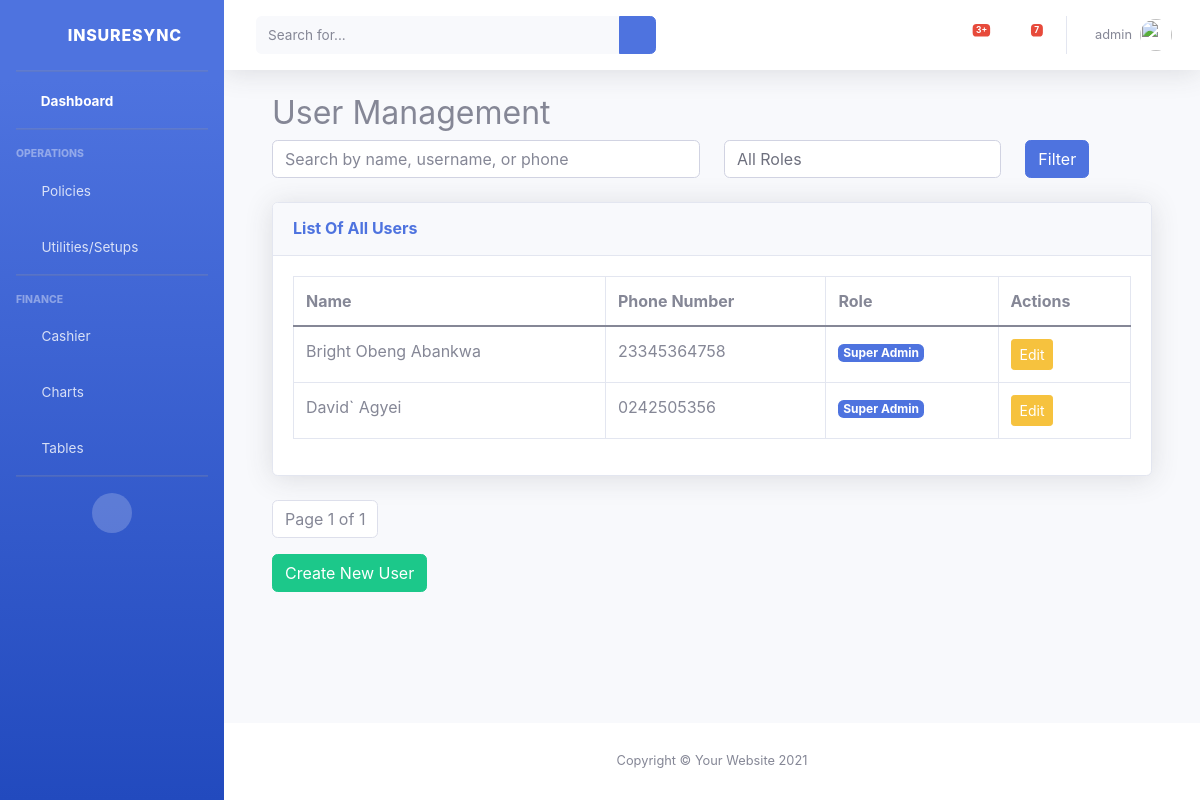
Screenshot of /user-list (signed in) with the database file from the repository.
### users/models.py (models this page shows, shortened)
class UserProfile(models.Model):
    user = models.OneToOneField(User, on_delete=models.CASCADE)
    first_name = models.CharField(max_length=30, blank=True, null=True)
    last_name = models.CharField(max_length=30, blank=True, null=True)
    phone_number = models.CharField(max_length=15, unique=True)
    groups = models.ManyToManyField(
        Group,
        related_name='user_profiles',
        blank=True
    )
    class Meta:
        verbose_name = ("User")
        verbose_name_plural = ("Users")

### users/views.py (the view, shortened to what this page needs)
# urls.py: path('user-list', user_list, name='user_list'),
@user_passes_test(is_admin)
def user_list(request):
    search_query = request.GET.get('search', '')
    group_filter = request.GET.get('group', '')
    users = UserProfile.objects.select_related('user').prefetch_related('groups')
    if group_filter:
        users = users.filter(groups__name=group_filter)
    paginator = Paginator(users, 10)  # 10 users per page
    page_number = request.GET.get('page', 1)
    page_obj = paginator.get_page(page_number)
    groups = Group.objects.all()
    context = {
        'users': page_obj,
        'groups': groups,
        'search_query': search_query,
        'group_filter': group_filter
    }
    return render(request, 'user_list.html', context)

### users/views.py (called while the page is built)
def is_admin(user):
    return user.is_authenticated and user.is_staff

### templates/user_list.html (shortened to what this page needs)
{% extends 'base.html' %}
{% block content %}
<div class="container">
    <h2>User Management</h2>
    <form method="get" class="mb-4">
        <div class="row">
            <div class="col-md-6">
                <input type="text" name="search" class="form-control"
                       placeholder="Search by name, username, or phone"
                       value="{{ search_query }}">
            </div>
            <div class="col-md-4">
                <select name="group" class="form-control">
                    <option value="">All Roles</option>
                </select>
            </div>
            <div class="col-md-2">
                <button type="submit" class="btn btn-primary">Filter</button>
            </div>
        </div>
    </form>
    <div class="card shadow mb-4">
        <div class="card-header py-3">
            <h6 class="m-0 font-weight-bold text-primary">List Of All Users</h6>
        </div>
        <div class="card-body">
            <div class="table-responsive">
                <table class="table table-bordered" id="dataTable" width="100%" cellspacing="0">
                    <thead>
                            <tr>
                                <th>Name</th>
                                <th>Phone Number</th>
                                <th>Role</th>
                                <th>Actions</th>
                            </tr>
                    </thead>
                    <tbody>
                        {% for user_profile in users %}
                        <tr>
                            <td>{{ user_profile.first_name }} {{ user_profile.last_name }} </td>
                            <td>{{ user_profile.phone_number }}</td>
                            <td>{% for group in user_profile.groups.all %}
                                <span class="badge bg-primary">{{ group.name }}</span>
                            {% endfor %}
                        </td>
                            <td>
                                <a href="{% url 'user_update' user_profile.user.id %}" class="btn btn-sm btn-warning">
                                    Edit
                                </a>
                            </td>
                        </tr>
                        {% empty %}
                        <tr>
                            <td colspan="5" class="text-center">No users found.</td>
                        </tr>
                        {% endfor %}
                    </tbody>
                </table>
            </div>
        </div>
    </div>
    <nav>
        <ul class="pagination">
            <li class="page-item disabled">
                <span class="page-link">
                    Page {{ users.number }} of {{ users.paginator.num_pages }}
                </span>
            </li>
        </ul>
    </nav>
    <a href="{% url 'create_user' %}" class="btn btn-success">Create New User</a>
</div>
{% endblock %}

### templates/base.html (shortened to what this page needs)
{% load static %}
<!DOCTYPE html>
<html lang="en">
<head>
    <link href="https://cdn.jsdelivr.net/npm/bootstrap@5.0.2/dist/css/bootstrap.min.css" rel="stylesheet">
    <link rel="stylesheet" href="{% static 'main.css' %}">
    <link href="{% static 'vendor/fontawesome-free/css/all.min.css' %}" rel="stylesheet" type="text/css">
    <link href="{% static 'css/sb-admin-2.min.css' %}" rel="stylesheet">
</head>
    <body id="page-top">
        <div id="wrapper">
            <ul class="navbar-nav bg-gradient-primary sidebar sidebar-dark accordion" id="accordionSidebar">
                <a class="sidebar-brand d-flex align-items-center justify-content-center" href="index.html">
                    <div class="sidebar-brand-icon rotate-n-15">
                        <i class="fas fa-laugh-wink"></i>
                    </div>
                    <div class="sidebar-brand-text mx-3">InsureSync</div>
                </a>
                <hr class="sidebar-divider my-0">
                <li class="nav-item active">
                    <a class="nav-link" href="index.html">
                        <i class="fas fa-fw fa-tachometer-alt"></i>
                        <span>Dashboard</span></a>
                </li>
                <hr class="sidebar-divider">
                <div class="sidebar-heading">
                    Operations
                </div>
                <li class="nav-item">
                    <a class="nav-link collapsed" href="#" data-toggle="collapse" data-target="#collapseTwo"
                        aria-expanded="true" aria-controls="collapseTwo">
                        <i class="fas fa-fw fa-cog"></i>
                        <span>Policies</span>
                    </a>
                </li>
                <li class="nav-item">
                    <a class="nav-link collapsed" href="#" data-toggle="collapse" data-target="#collapseUtilities"
                        aria-expanded="true" aria-controls="collapseUtilities">
                        <i class="fas fa-fw fa-wrench"></i>
                        <span>Utilities/Setups</span>
                    </a>
                </li>
                <hr class="sidebar-divider">
                <div class="sidebar-heading">
                   Finance
                </div>
                <li class="nav-item">
                    <a class="nav-link collapsed" href="#" data-toggle="collapse" data-target="#collapsePages"
                        aria-expanded="true" aria-controls="collapsePages">
                        <i class="fas fa-fw fa-folder"></i>
                        <span>Cashier</span>
                    </a>
                </li>
                <li class="nav-item">
                    <a class="nav-link" href="charts.html">
                        <i class="fas fa-fw fa-chart-area"></i>
                        <span>Charts</span></a>
                </li>
                <li class="nav-item">
                    <a class="nav-link" href="tables.html">
                        <i class="fas fa-fw fa-table"></i>
                        <span>Tables</span></a>
                </li>
                <hr class="sidebar-divider d-none d-md-block">
                <div class="text-center d-none d-md-inline">
                    <button class="rounded-circle border-0" id="sidebarToggle"></button>
                </div>
            </ul>
            <div id="content-wrapper" class="d-flex flex-column">
                <div id="content">
                    <nav class="navbar navbar-expand navbar-light bg-white topbar mb-4 static-top shadow">
                        <form
                            class="d-none d-sm-inline-block form-inline mr-auto ml-md-3 my-2 my-md-0 mw-100 navbar-search">
                            <div class="input-group">
                                <input type="text" class="form-control bg-light border-0 small" placeholder="Search for..."
                                    aria-label="Search" aria-describedby="basic-addon2">
                                <div class="input-group-append">
                                    <button class="btn btn-primary" type="button">
                                        <i class="fas fa-search fa-sm"></i>
                                    </button>
                                </div>
                            </div>
                        </form>
                        <ul class="navbar-nav ml-auto">
                            <li class="nav-item dropdown no-arrow mx-1">
                                <a class="nav-link dropdown-toggle" href="#" id="alertsDropdown" role="button"
                                    data-toggle="dropdown" aria-haspopup="true" aria-expanded="false">
                                    <i class="fas fa-bell fa-fw"></i>
                                    <span class="badge badge-danger badge-counter">3+</span>
                                </a>
                            </li>
                            <li class="nav-item dropdown no-arrow mx-1">
                                <a class="nav-link dropdown-toggle" href="#" id="messagesDropdown" role="button"
                                    data-toggle="dropdown" aria-haspopup="true" aria-expanded="false">
                                    <i class="fas fa-envelope fa-fw"></i>
                                    <span class="badge badge-danger badge-counter">7</span>
                                </a>
                            </li>
                            <li class="nav-item dropdown no-arrow">
                                <a class="nav-link dropdown-toggle" href="#" id="userDropdown" role="button"
                                    data-toggle="dropdown" aria-haspopup="true" aria-expanded="false">
                                    <span class="mr-2 d-none d-lg-inline text-gray-600 small">{{user.username}}</span>
                                    <img class="img-profile rounded-circle"
                                        src="img/undraw_profile.svg">
                                </a>
                            </li>
                        </ul>
                    </nav>
                    <div class="container-fluid">
                        {% block content%}
                        {% endblock content%}
                    </div>
                </div>
                <footer class="sticky-footer bg-white">
                    <div class="container my-auto">
                        <div class="copyright text-center my-auto">
                            <span>Copyright &copy; Your Website 2021</span>
                        </div>
                    </div>
                </footer>
            </div>
        </div>
        </body>
    </body>
</html>

### static/main.css (style rules this page uses)
:root { --header-height: 3rem; --nav-width: 68px; --first-color: #1A968E; --first-color-light: #AFA5D9; --white-color: #F7F6FB; --body-font: "Montserrat", serif; --z-fixed: 100; }
* { padding: 0; margin: 0; }

### rows the page displays
UserProfile: first_name "Bright", last_name "Obeng Abankwa", phone_number "23345364758"
UserProfile: first_name "David`", last_name "Agyei", phone_number "0242505356"

### other values shown
{{ user.username }} "admin"
{{ group.name }} "Super Admin"
{{ users.number }} "1"
{{ users.paginator.num_pages }} "1"
